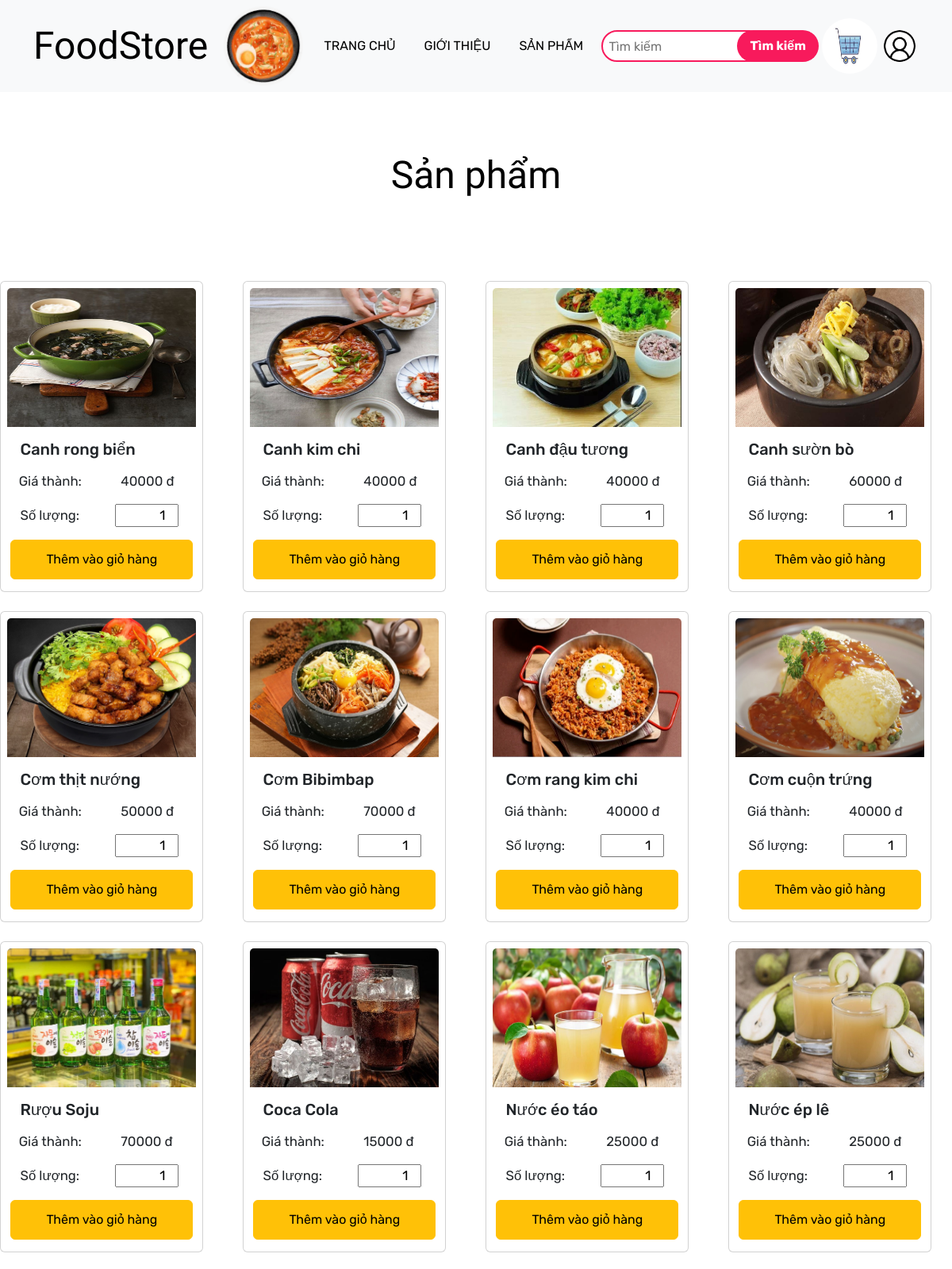
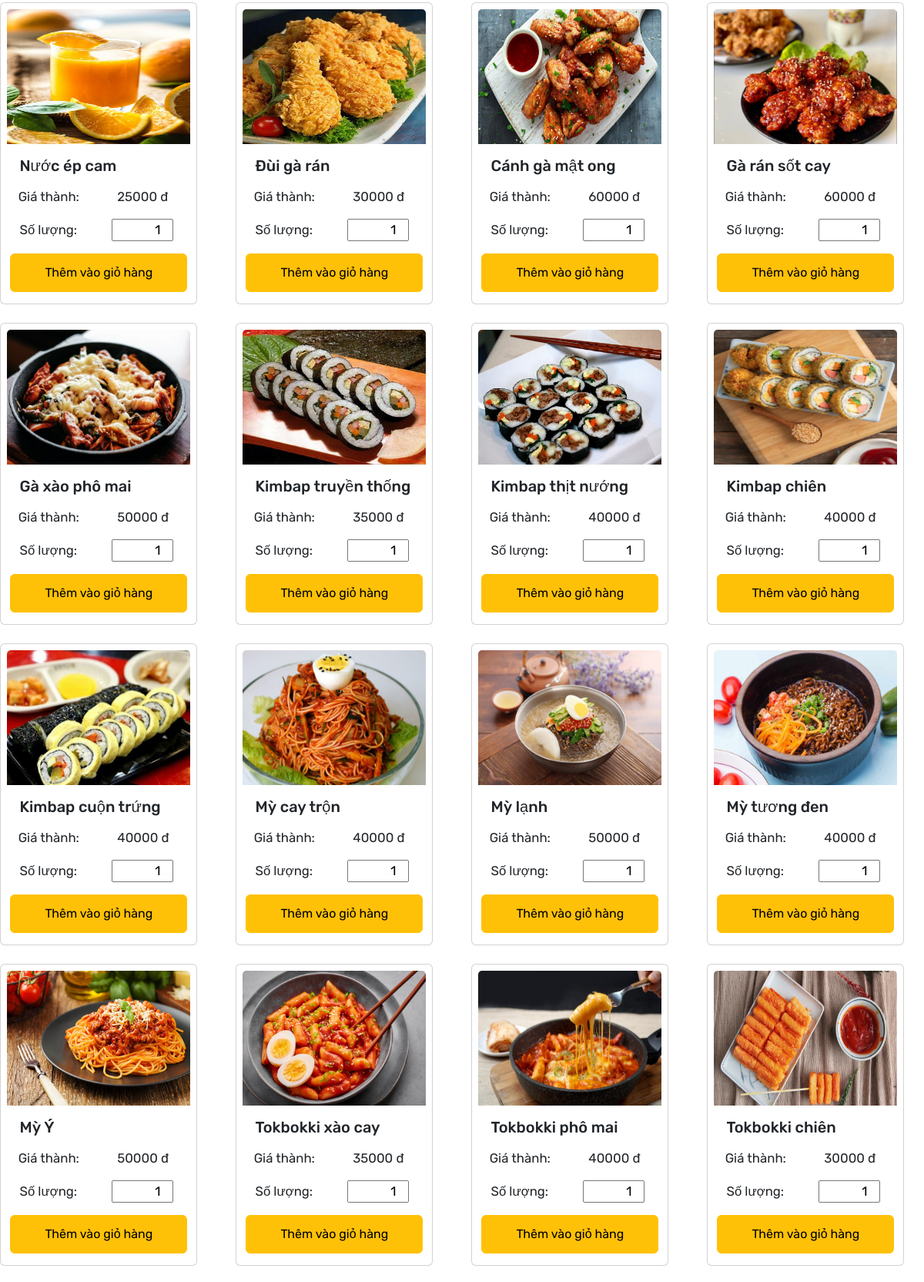
The app's page /Food_Store/food_store_web/build/search.php (upper part) with its own data (2 pictures, top to bottom).
### tables this page shows
CREATE TABLE `products` (
  `productCode` varchar(15) NOT NULL,
  `productName` varchar(50) NOT NULL,
  `productLine` varchar(50) NOT NULL,
  `price` decimal(10,0) NOT NULL,
  `available` tinyint(1) NOT NULL,
  `productDescription` varchar(50) NOT NULL,
  `image_path` text DEFAULT NULL
);

### Food_Store/db/dbhelper.php (called while the page is built, shortened)
<?php
function executeResult($sql) {
	$con = mysqli_connect(HOST, USERNAME, PASSWORD, DATABASE);
	$result = mysqli_query($con, $sql);
	$data   = [];
	while ($row = mysqli_fetch_array($result, 1)) {
		$data[] = $row;
	}
	return $data;
}

### Food_Store/food_store_web/build/search.php (the view, shortened to what this page needs)
<?php
require_once ('../../db/dbhelper.php');
$productName ='';
?>
<html lang="en">
  <head>
    <link href="https://cdn.jsdelivr.net/npm/bootstrap@5.3.0-alpha3/dist/css/bootstrap.min.css" rel="stylesheet">
    <link rel="stylesheet" href="./style.css">
    <link rel="stylesheet" href="https://cdn.jsdelivr.net/npm/bootstrap-icons@1.10.4/font/bootstrap-icons.css">
  </head>
  <header id="head" data-bs-spy="scroll" data-bs-target=".navbar" data-bs-offset="50">
    <nav class="navbar navbar-expand-lg navbar navbar-expand-sm bg-light fixed-top">
      <div class="container">
        <a class="navbar-brand" href="#">FoodStore</a>
        <div class="icon px-1">
          <img src="../img/icon/logo.jpg" class="rounded-circle rounded float-start" width="100" height="100" alt="">
        </div>
        <div class="collapse navbar-collapse" id="navbarScroll">
          <ul class="navbar-nav m-5 my-2 my-lg-0 mx-auto">
            <li class="nav-item"><a class="nav-link active" onclick="location.href='./index.html'" href="#trangchu">Trang chủ</a></li>
            <li class="nav-item"><a class="nav-link" onclick="location.href='./index.html#gioithieu'" href="#gioithieu">Giới thiệu</a></li>
            <li class="nav-item"><a class="nav-link active" onclick="location.href='./product.php'" href="#sanpham">Sản phẩm</a></li>
          </ul>
        </div>
        <form class="d-flex" method="post" action="search.php" >
            <input class="px-2 search" type="search" placeholder="Tìm kiếm" aria-label="Tìm kiếm" value="<?=$productName?>">
            <input type="submit" class="btn0" name="search" value="Tìm kiếm">
          </form>
        <div class="icon px-1">
          <img src="../img/icon/cart.jpg" onclick="location.href='./cart.php'" class="rounded-circle rounded float-start" width="70" height="70" alt="">
        </div>
        <div class="icon px-1">
          <img src="../img/icon/user.png" onclick="location.href='../../admin/account'" class="rounded-circle rounded float-start" width="40" height="40" alt="">
        </div>
      </div>
    </nav>
  </header>
  <br><br><br></br></br></br>
  <body >
      <h1 class="text-center introduce" >Sản phẩm</h1>
      <br><br></br></br>
      <div class="row row-cols-1 row-cols-md-4 g-4">
            <?php
                $sql          = 'select * from products where productName LIKE "%'.$productName.'%"';
                $productList = executeResult($sql);
                foreach ($productList as $item) {
                    echo '
                      <div class="col-sm-3">
                        <div class="card" style="width: 16rem; height: 24.5rem; padding: 3% 3%">
                          <img src="'.$item['image_path'].'" class="card-img-top" alt="..." width="300" height="175";>
                          <h5 class="card-title m-3">'.$item['productName'].'</h5>
                          <form action="cart.php" method="post">
                              <div style="font-size: 105%; padding-left: 6%">Giá thành: &nbsp;&nbsp;&nbsp;&nbsp;&nbsp;&nbsp;&nbsp;&nbsp;&nbsp;&nbsp;&nbsp;'.$item['price'].' &#273</div>
                              <div class="card-body">
                                <div style="font-size: 105%">Số lượng: &nbsp;&nbsp;&nbsp;&nbsp;&nbsp;&nbsp;&nbsp;&nbsp;&nbsp;
                              <input type="number" style="text-align: right; width: 80px"name="soluong" min="1" max="10" value="1" ></div>
                              </div>
                              &nbsp;<input type="submit" class="btn btn-warning" name="addcart" value="Thêm vào giỏ hàng" style ="height:50px; width:230px;">
                              <input type="hidden" name="tensp" value="'.$item['productName'].'">
                              <input type="hidden" name="gia" value="'.$item['price'].'">
                              <input type="hidden" name="hinh" value="'.$item['image_path'].'">
                          </form>
                        </div>
                      </div>';
                }
            ?>
          </div>

### Food_Store/food_store_web/build/style.css (style rules this page uses)
* { padding: 0; margin: 0; box-sizing: border-box; }
.navbar-brand { font-size: 3rem; color: black; font-family: 'Lobster', cursive; }
.nav-link { margin-right: 10px; margin-left: 10px; color: black; font-family: 'Rubik', sans-serif; text-transform: uppercase; }
.search { height: 40px; width: 80%; border-radius: 60px; outline: none; margin-right: -35px; font-family: 'Rubik', sans-serif; border: 2px solid rgb(248, 26, 92); }
.btn0 { height: 40px; width: 40%; outline: none; border: none; background: rgb(248, 26, 92); color: white; border-radius: 60px; font-family: 'Rubik', sans-serif; font-weight: 700; }
.introduce { font-size: 3rem; color: black; font-family: 'Lobster', cursive; margin-top: 3rem; text-align: center; }
.card { font-family: 'Rubik', sans-serif; background-color: rgb(255,255,255); width: 18rem; height: 35rem; }

### records on screen
products: image_path (picture), productName "Canh rong biển", price "40000"
products: image_path (picture), productName "Canh kim chi", price "40000"
products: image_path (picture), productName "Canh đậu tương", price "40000"
products: image_path (picture), productName "Canh sườn bò", price "60000"
products: image_path (picture), productName "Cơm thịt nướng", price "50000"
products: image_path (picture), productName "Cơm Bibimbap", price "70000"
products: image_path (picture), productName "Cơm rang kim chi", price "40000"
products: image_path (picture), productName "Cơm cuộn trứng", price "40000"
products: image_path (picture), productName "Rượu Soju", price "70000"
products: image_path (picture), productName "Coca Cola", price "15000"
products: image_path (picture), productName "Nước éo táo", price "25000"
products: image_path (picture), productName "Nước ép lê", price "25000"
products: image_path (picture), productName "Nước ép cam", price "25000"
products: image_path (picture), productName "Đùi gà rán", price "30000"
products: image_path (picture), productName "Cánh gà mật ong", price "60000"
products: image_path (picture), productName "Gà rán sốt cay", price "60000"
products: image_path (picture), productName "Gà xào phô mai", price "50000"
products: image_path (picture), productName "Kimbap truyền thống", price "35000"
products: image_path (picture), productName "Kimbap thịt nướng", price "40000"
products: image_path (picture), productName "Kimbap chiên", price "40000"
products: image_path (picture), productName "Kimbap cuộn trứng", price "40000"
products: image_path (picture), productName "Mỳ cay trộn", price "40000"
products: image_path (picture), productName "Mỳ lạnh", price "50000"
products: image_path (picture), productName "Mỳ tương đen", price "40000"
products: image_path (picture), productName "Mỳ Ý", price "50000"
products: image_path (picture), productName "Tokbokki xào cay", price "35000"
products: image_path (picture), productName "Tokbokki phô mai", price "40000"
products: image_path (picture), productName "Tokbokki chiên", price "30000"
